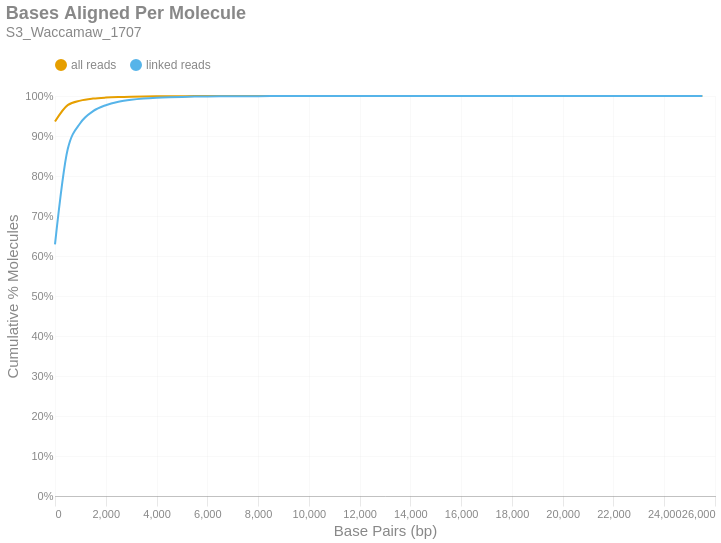

Write notebook code for a chart like this one.
### Markdown cell above
### Bases Aligned Per Molecule
This is a cumulative frequency distribution showing the number of base pairs aligned per unique molecule. These data are shown in 500 bp bins. There are two distributions: one with `all reads` (yellow) and another with only `linked reads` (blue). The percent of molecules in the `linked reads` distribution is relative to the total number of linked molecules.

### Code cell
if SKIPLR:
    print_html(f"Skipped")
else:
    binned_df = consolidated_hist(valids['aligned_bp'], mask, 500, True)
    with SafeRender(binned_df):
        (
            density_plot(binned_df, 'Bases Aligned Per Molecule', samplename, 'basesper')
            .encode(
                x=alt.X('bin:Q', title="Base Pairs (bp)").axis(tickMinStep=500).scale(padding=0),
                y=alt.Y('value:Q', title='Cumulative % Molecules')
                    .axis(format='%')
                    .scale(domain = [0,1])
                    .stack(False),
                color=alt.Color("key:N").scale(domain = ["all reads", "linked reads"]),
                tooltip = [
                    alt.Tooltip("key:N", title = "Data Type"),
                    alt.Tooltip("range_label:N", title="Bases Aligned Per Molecule"),
                    alt.Tooltip("value:Q", format = ".2%", title="% Molecules (Cum.)")
                ]
            )
        ).display()

### Figure 1 — Vega-Lite specification as saved in the notebook (floating-point values rounded to 4 significant figures)
{"width": "container", "height": 400, "config": {"title": {"anchor": "start", "dy": -15, "fontSize": 18, "color": "#888888", "subtitleColor": "#888888", "subtitleFontSize": 14}, "arc": {"fill": "#0072B2"}, "axis": {"domainColor": "#888888", "domainWidth": 0.5, "gridWidth": 0.2, "grid": false, "titleFontWeight": 400, "titleFontSize": 15, "labelFontSize": 11, "labelColor": "#888888", "tickColor": "#888888", "tickWidth": 0.2, "titleColor": "#888888"}, "axisBand": {"grid": false}, "axisX": {"grid": true, "tickSize": 10, "domainCap": "round"}, "axisY": {"domain": false, "grid": true, "tickSize": 0, "domainCap": "round"}, "background": "transparent", "header": {"labelFontSize": 15, "labelColor": "#888888", "titleFontSize": 15, "titleFontWeight": 600, "titleColor": "#888888"}, "legend": {"labelFont": "sans-serif", "labelFontSize": 12, "labelColor": "#888888", "symbolSize": 100, "symbolType": "circle", "titleFontSize": 12, "titlePadding": 10, "titleColor": "#888888", "title": null, "orient": "top"}, "range": {"category": ["#E69F00", "#56B4E9", "#009E73", "#F0E442", "#0072B2", "#D55E00", "#CC79A7", "#000000"], "diverging": ["#cfe8f3", "#a2d4ec", "#73bfe2", "#46abdb", "#1696d2", "#12719e"]}, "area": {"fill": "#0072B2", "fillOpacity": 0.7, "line": true, "strokeOpacity": 0.7}, "line": {"color": "#0072B2", "stroke": "#0072B2", "strokeWidth": 2}, "trail": {"color": "#0072B2", "stroke": "#0072B2", "strokeWidth": 0, "size": 1}, "point": {"filled": true, "fillOpacity": 1.0, "size": 95}, "text": {"color": "#888888", "fontSize": 11, "align": "right", "fontWeight": 400, "size": 11}, "bar": {"fill": "#0072B2", "stroke": null}, "view": {"stroke": null, "continuousWidth": 660, "continuousHeight": 400}}, "data": {"name": "data-5e32ccf2c0de8b95c218c11bab0f04a4"}, "mark": {"type": "line", "interpolate": "monotone", "point": {"opacity": 0, "size": 275}}, "encoding": {"color": {"field": "key", "scale": {"domain": ["all reads", "linked reads"]}, "type": "nominal"}, "tooltip": [{"field": "key", "title": "Data Type", "type": "nominal"}, {"field": "range_label", "title": "Bases Aligned Per Molecule", "type": "nominal"}, {"field": "value", "format": ".2%", "title": "% Molecules (Cum.)", "type": "quantitative"}], "x": {"axis": {"tickMinStep": 500}, "field": "bin", "scale": {"padding": 0}, "title": "Base Pairs (bp)", "type": "quantitative"}, "y": {"axis": {"format": "%"}, "field": "value", "scale": {"domain": [0, 1]}, "stack": false, "title": "Cumulative % Molecules", "type": "quantitative"}}, "params": [{"name": "param_c36ac31b6afebe62", "select": {"type": "point", "fields": ["key"]}, "bind": "legend"}], "title": {"text": "Bases Aligned Per Molecule", "subtitle": "S3_Waccamaw_1707"}, "transform": [{"fold": ["all reads (cumsum)", "linked reads (cumsum)"]}, {"calculate": "replace(datum.key, ' (cumsum)', '')", "as": "key"}, {"filter": {"param": "param_c36ac31b6afebe62"}}], "usermeta": {"embedOptions": {"downloadFileName": "S3_Waccamaw_1707.basesper"}}, "$schema": "https://vega.github.io/schema/vega-lite/v6.1.0.json", "datasets": {"data-5e32ccf2c0de8b95c218c11bab0f04a4": [{"bin": "0.0", "interval": "0.0-500.0", "all reads": 0.9361, "linked reads": 0.6292, "all reads (cumsum)": 0.9361, "linked reads (cumsum)": 0.6292, "range_label": "0-499"}, {"bin": "500.0", "interval": "500.0-1000.0", "all reads": 0.04105, "linked reads": 0.2374, "all reads (cumsum)": 0.9771, "linked reads (cumsum)": 0.8667, "range_label": "500-999"}, {"bin": "1000.0", "interval": "1000.0-1500.0", "all reads": 0.0113, "linked reads": 0.06589, "all reads (cumsum)": 0.9884, "linked reads (cumsum)": 0.9326, "range_label": "1000-1499"}, {"bin": "1500.0", "interval": "1500.0-2000.0", "all reads": 0.005069, "linked reads": 0.02959, "all reads (cumsum)": 0.9935, "linked reads (cumsum)": 0.9621, "range_label": "1500-1999"}, {"bin": "2000.0", "interval": "2000.0-2500.0", "all reads": 0.002547, "linked reads": 0.01487, "all reads (cumsum)": 0.9961, "linked reads (cumsum)": 0.977, "range_label": "2000-2499"}, {"bin": "2500.0", "interval": "2500.0-3000.0", "all reads": 0.001453, "linked reads": 0.008479, "all reads (cumsum)": 0.9975, "linked reads (cumsum)": 0.9855, "range_label": "2500-2999"}, {"bin": "3000.0", "interval": "3000.0-3500.0", "all reads": 0.0008501, "linked reads": 0.004962, "all reads (cumsum)": 0.9984, "linked reads (cumsum)": 0.9905, "range_label": "3000-3499"}, {"bin": "3500.0", "interval": "3500.0-4000.0", "all reads": 0.0005354, "linked reads": 0.003125, "all reads (cumsum)": 0.9989, "linked reads (cumsum)": 0.9936, "range_label": "3500-3999"}, {"bin": "4000.0", "interval": "4000.0-4500.0", "all reads": 0.0003368, "linked reads": 0.001966, "all reads (cumsum)": 0.9992, "linked reads (cumsum)": 0.9955, "range_label": "4000-4499"}, {"bin": "4500.0", "interval": "4500.0-5000.0", "all reads": 0.0002261, "linked reads": 0.00132, "all reads (cumsum)": 0.9995, "linked reads (cumsum)": 0.9969, "range_label": "4500-4999"}, {"bin": "5000.0", "interval": "5000.0-5500.0", "all reads": 0.0001557, "linked reads": 0.0009086, "all reads (cumsum)": 0.9996, "linked reads (cumsum)": 0.9978, "range_label": "5000-5499"}, {"bin": "5500.0", "interval": "5500.0-6000.0", "all reads": 0.0001145, "linked reads": 0.0006684, "all reads (cumsum)": 0.9997, "linked reads (cumsum)": 0.9984, "range_label": "5500-5999"}, {"bin": "6000.0", "interval": "6000.0-6500.0", "all reads": 7.783e-05, "linked reads": 0.0004543, "all reads (cumsum)": 0.9998, "linked reads (cumsum)": 0.9989, "range_label": "6000-6499"}, {"bin": "6500.0", "interval": "6500.0-7000.0", "all reads": 5.054e-05, "linked reads": 0.000295, "all reads (cumsum)": 0.9999, "linked reads (cumsum)": 0.9992, "range_label": "6500-6999"}, {"bin": "7000.0", "interval": "7000.0-7500.0", "all reads": 3.623e-05, "linked reads": 0.0002115, "all reads (cumsum)": 0.9999, "linked reads (cumsum)": 0.9994, "range_label": "7000-7499"}, {"bin": "7500.0", "interval": "7500.0-8000.0", "all reads": 2.46e-05, "linked reads": 0.0001436, "all reads (cumsum)": 0.9999, "linked reads (cumsum)": 0.9995, "range_label": "7500-7999"}, {"bin": "8000.0", "interval": "8000.0-8500.0", "all reads": 1.879e-05, "linked reads": 0.0001097, "all reads (cumsum)": 0.9999, "linked reads (cumsum)": 0.9997, "range_label": "8000-8499"}, {"bin": "8500.0", "interval": "8500.0-9000.0", "all reads": 1.297e-05, "linked reads": 7.572e-05, "all reads (cumsum)": 1.0, "linked reads (cumsum)": 0.9997, "range_label": "8500-8999"}, {"bin": "9000.0", "interval": "9000.0-9500.0", "all reads": 1.006e-05, "linked reads": 5.875e-05, "all reads (cumsum)": 1.0, "linked reads (cumsum)": 0.9998, "range_label": "9000-9499"}, {"bin": "9500.0", "interval": "9500.0-10000.0", "all reads": 9.616e-06, "linked reads": 5.614e-05, "all reads (cumsum)": 1.0, "linked reads (cumsum)": 0.9998, "range_label": "9500-9999"}, {"bin": "10000.0", "interval": "10000.0-10500.0", "all reads": 5.144e-06, "linked reads": 3.003e-05, "all reads (cumsum)": 1.0, "linked reads (cumsum)": 0.9999, "range_label": "10000-10499"}, {"bin": "10500.0", "interval": "10500.0-11000.0", "all reads": 4.473e-06, "linked reads": 2.611e-05, "all reads (cumsum)": 1.0, "linked reads (cumsum)": 0.9999, "range_label": "10500-10999"}, {"bin": "11000.0", "interval": "11000.0-11500.0", "all reads": 4.026e-06, "linked reads": 2.35e-05, "all reads (cumsum)": 1.0, "linked reads (cumsum)": 0.9999, "range_label": "11000-11499"}, {"bin": "11500.0", "interval": "11500.0-12000.0", "all reads": 2.46e-06, "linked reads": 1.436e-05, "all reads (cumsum)": 1.0, "linked reads (cumsum)": 0.9999, "range_label": "11500-11999"}, {"bin": "12000.0", "interval": "12000.0-12500.0", "all reads": 3.131e-06, "linked reads": 1.828e-05, "all reads (cumsum)": 1.0, "linked reads (cumsum)": 1.0, "range_label": "12000-12499"}, {"bin": "12500.0", "interval": "12500.0-13000.0", "all reads": 1.342e-06, "linked reads": 7.833e-06, "all reads (cumsum)": 1.0, "linked reads (cumsum)": 1.0, "range_label": "12500-12999"}, {"bin": "13000.0", "interval": "13000.0-13500.0", "all reads": 8.946e-07, "linked reads": 5.222e-06, "all reads (cumsum)": 1.0, "linked reads (cumsum)": 1.0, "range_label": "13000-13499"}, {"bin": "13500.0", "interval": "13500.0-14000.0", "all reads": 8.946e-07, "linked reads": 5.222e-06, "all reads (cumsum)": 1.0, "linked reads (cumsum)": 1.0, "range_label": "13500-13999"}, {"bin": "14000.0", "interval": "14000.0-14500.0", "all reads": 8.946e-07, "linked reads": 5.222e-06, "all reads (cumsum)": 1.0, "linked reads (cumsum)": 1.0, "range_label": "14000-14499"}, {"bin": "14500.0", "interval": "14500.0-15000.0", "all reads": 4.473e-07, "linked reads": 2.611e-06, "all reads (cumsum)": 1.0, "linked reads (cumsum)": 1.0, "range_label": "14500-14999"}, {"bin": "15000.0", "interval": "15000.0-15500.0", "all reads": 4.473e-07, "linked reads": 2.611e-06, "all reads (cumsum)": 1.0, "linked reads (cumsum)": 1.0, "range_label": "15000-15499"}, {"bin": "15500.0", "interval": "15500.0-16000.0", "all reads": 2.236e-07, "linked reads": 1.306e-06, "all reads (cumsum)": 1.0, "linked reads (cumsum)": 1.0, "range_label": "15500-15999"}, {"bin": "16000.0", "interval": "16000.0-16500.0", "all reads": 2.236e-07, "linked reads": 1.306e-06, "all reads (cumsum)": 1.0, "linked reads (cumsum)": 1.0, "range_label": "16000-16499"}, {"bin": "16500.0", "interval": "16500.0-17000.0", "all reads": 2.236e-07, "linked reads": 1.306e-06, "all reads (cumsum)": 1.0, "linked reads (cumsum)": 1.0, "range_label": "16500-16999"}, {"bin": "17000.0", "interval": "17000.0-17500.0", "all reads": 6.709e-07, "linked reads": 3.917e-06, "all reads (cumsum)": 1.0, "linked reads (cumsum)": 1.0, "range_label": "17000-17499"}, {"bin": "17500.0", "interval": "17500.0-18000.0", "all reads": 0.0, "linked reads": 0.0, "all reads (cumsum)": 1.0, "linked reads (cumsum)": 1.0, "range_label": "17500-17999"}, {"bin": "18000.0", "interval": "18000.0-18500.0", "all reads": 2.236e-07, "linked reads": 1.306e-06, "all reads (cumsum)": 1.0, "linked reads (cumsum)": 1.0, "range_label": "18000-18499"}, {"bin": "18500.0", "interval": "18500.0-19000.0", "all reads": 0.0, "linked reads": 0.0, "all reads (cumsum)": 1.0, "linked reads (cumsum)": 1.0, "range_label": "18500-18999"}, {"bin": "19000.0", "interval": "19000.0-19500.0", "all reads": 0.0, "linked reads": 0.0, "all reads (cumsum)": 1.0, "linked reads (cumsum)": 1.0, "range_label": "19000-19499"}, {"bin": "19500.0", "interval": "19500.0-20000.0", "all reads": 0.0, "linked reads": 0.0, "all reads (cumsum)": 1.0, "linked reads (cumsum)": 1.0, "range_label": "19500-19999"}, {"bin": "20000.0", "interval": "20000.0-20500.0", "all reads": 0.0, "linked reads": 0.0, "all reads (cumsum)": 1.0, "linked reads (cumsum)": 1.0, "range_label": "20000-20499"}, {"bin": "20500.0", "interval": "20500.0-21000.0", "all reads": 0.0, "linked reads": 0.0, "all reads (cumsum)": 1.0, "linked reads (cumsum)": 1.0, "range_label": "20500-20999"}, {"bin": "21000.0", "interval": "21000.0-21500.0", "all reads": 0.0, "linked reads": 0.0, "all reads (cumsum)": 1.0, "linked reads (cumsum)": 1.0, "range_label": "21000-21499"}, {"bin": "21500.0", "interval": "21500.0-22000.0", "all reads": 0.0, "linked reads": 0.0, "all reads (cumsum)": 1.0, "linked reads (cumsum)": 1.0, "range_label": "21500-21999"}, {"bin": "22000.0", "interval": "22000.0-22500.0", "all reads": 0.0, "linked reads": 0.0, "all reads (cumsum)": 1.0, "linked reads (cumsum)": 1.0, "range_label": "22000-22499"}, {"bin": "22500.0", "interval": "22500.0-23000.0", "all reads": 0.0, "linked reads": 0.0, "all reads (cumsum)": 1.0, "linked reads (cumsum)": 1.0, "range_label": "22500-22999"}, {"bin": "23000.0", "interval": "23000.0-23500.0", "all reads": 0.0, "linked reads": 0.0, "all reads (cumsum)": 1.0, "linked reads (cumsum)": 1.0, "range_label": "23000-23499"}, {"bin": "23500.0", "interval": "23500.0-24000.0", "all reads": 0.0, "linked reads": 0.0, "all reads (cumsum)": 1.0, "linked reads (cumsum)": 1.0, "range_label": "23500-23999"}, {"bin": "24000.0", "interval": "24000.0-24500.0", "all reads": 0.0, "linked reads": 0.0, "all reads (cumsum)": 1.0, "linked reads (cumsum)": 1.0, "range_label": "24000-24499"}, {"bin": "24500.0", "interval": "24500.0-25000.0", "all reads": 0.0, "linked reads": 0.0, "all reads (cumsum)": 1.0, "linked reads (cumsum)": 1.0, "range_label": "24500-24999"}, {"bin": "25000.0", "interval": "25000.0-25500.0", "all reads": 0.0, "linked reads": 0.0, "all reads (cumsum)": 1.0, "linked reads (cumsum)": 1.0, "range_label": "25000-25499"}, {"bin": "25500.0", "interval": "25500.0-26000.0", "all reads": 2.236e-07, "linked reads": 1.306e-06, "all reads (cumsum)": 1.0, "linked reads (cumsum)": 1.0, "range_label": "25500-25999"}]}}
